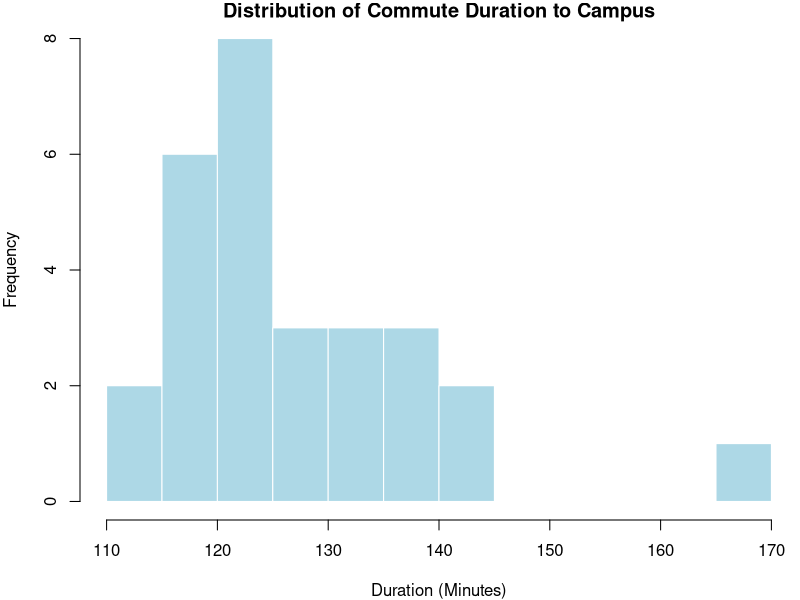
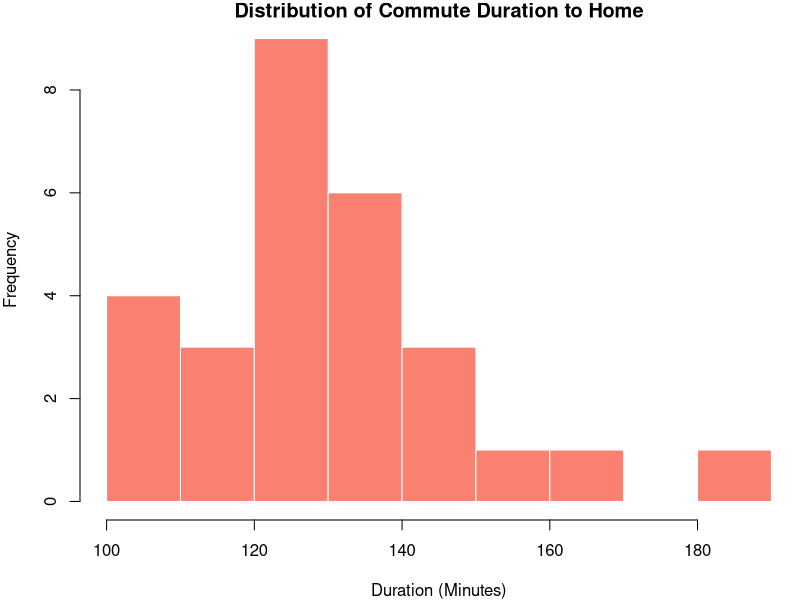
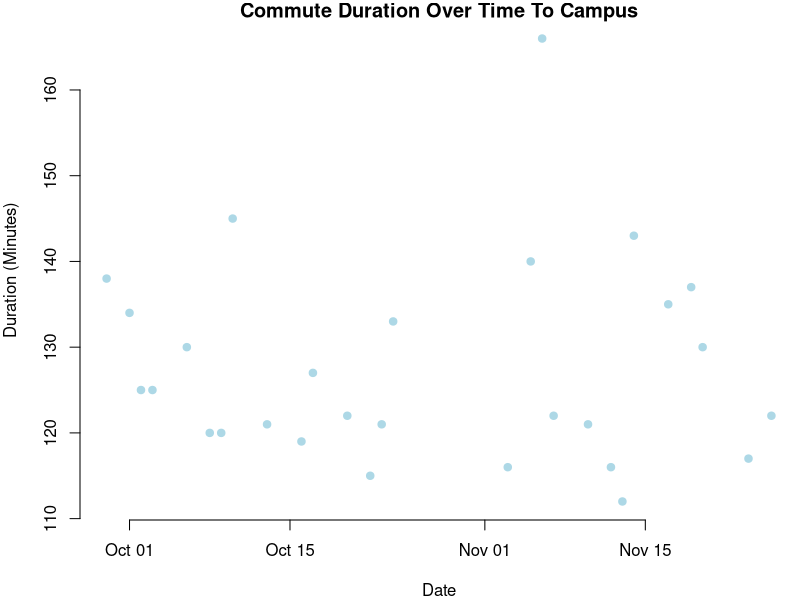
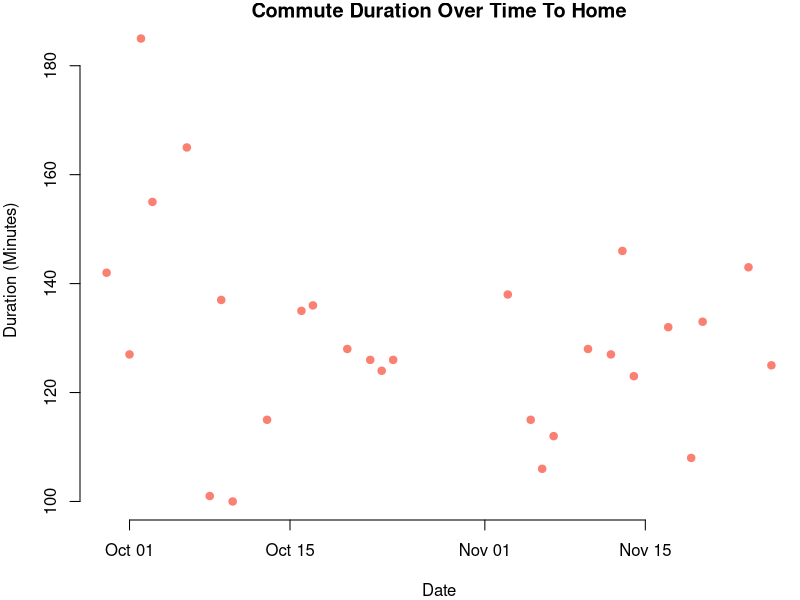
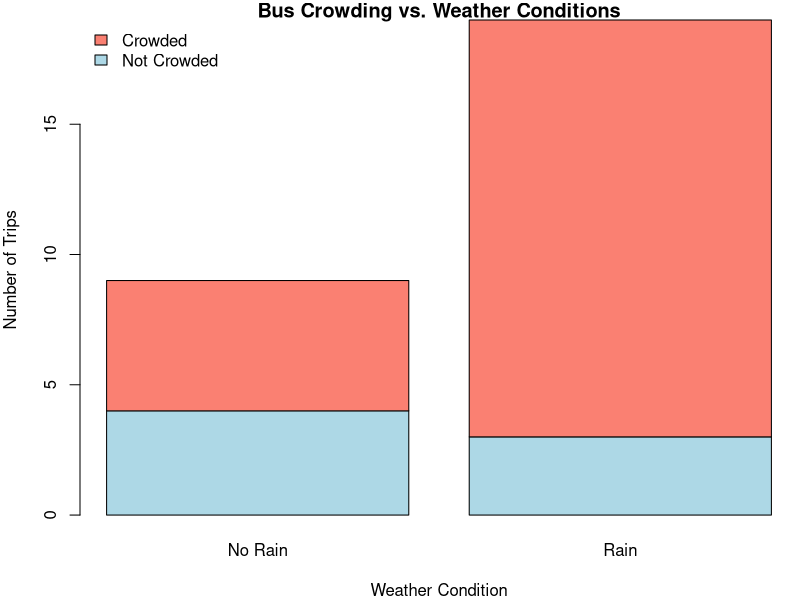

These figures' R source, in order:
## ---- chunk 1
knitr::opts_chunk$set(fig.pos="H", out.extra="")
## ---- chunk 2
df <- read.csv("bus_trip_data.csv")
df$date <- as.Date(df$date) # Convert date to a format suitable for R
## ---- chunk 3
df_display_1 <- df[ , 1:5]
head(df_display_1, 2)
## ---- chunk 4
df_display_2 <- df[ , 6:10]
head(df_display_2, 2)
## ---- chunk 5
# Remove them to keep the environment clean
rm(df_display_1, df_display_2)
## ---- chunk 6
par(mar = c(4, 4, 1, .1))

hist(df$dur_to_campus, 
     main = "Distribution of Commute Duration to Campus",
     xlab = "Duration (Minutes)", 
     col = "lightblue", 
     border = "white",
     breaks = 10)

hist(df$dur_to_home,
     main = "Distribution of Commute Duration to Home",
     xlab = "Duration (Minutes)", 
     col = "salmon", 
     border = "white",
     breaks = 10)
## ---- chunk 7
par(mar = c(4, 4, 1, .1))

plot(df$date, df$dur_to_campus,
     main = "Commute Duration Over Time To Campus",
     xlab = "Date",
     ylab = "Duration (Minutes)",
     pch = 19,
     col = "lightblue",
     frame.plot = FALSE)

plot(df$date, df$dur_to_home,
     main = "Commute Duration Over Time To Home",
     xlab = "Date",
     ylab = "Duration (Minutes)",
     pch = 19,
     col = "salmon",
     frame.plot = FALSE)
## ---- chunk 8
# 'Rain' on the X-axis and 'Crowded' stacked as the bars
counts <- table(df$crowded_unilink_to_home, df$rain_to_home)

# Rename the rows & cols for a cleaner plot text
colnames(counts) <- c("No Rain", "Rain")
rownames(counts) <- c("Not Crowded", "Crowded")

barplot(counts,
        main = "Bus Crowding vs. Weather Conditions",
        xlab = "Weather Condition",
        ylab = "Number of Trips",
        col = c("lightblue", "salmon"),
        legend = rownames(counts),
        args.legend = list(x = "topleft", bty = "n"))

rm(counts)
